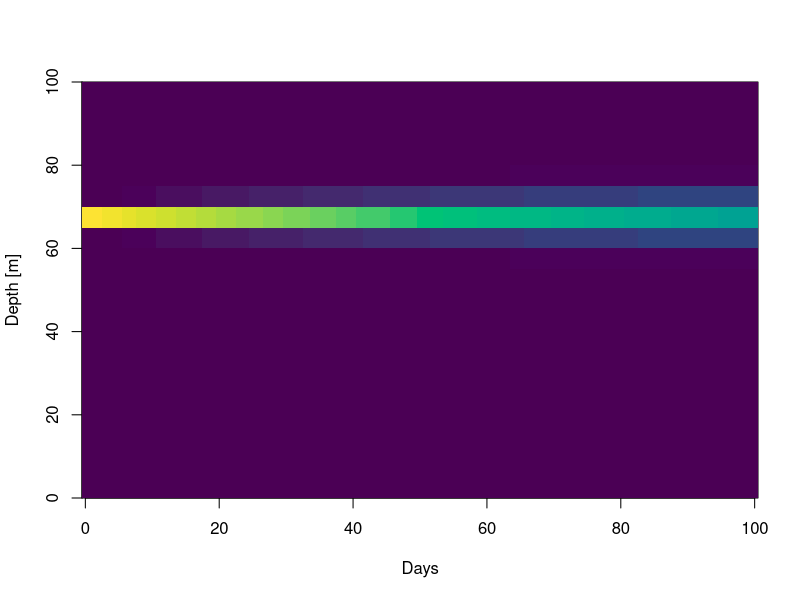

This chart was generated by the following R code:
#' ---
#' title: Numerical solution of advection-diffusion models
#' author: Léa Krejci
#' date: 5 February 2024
#' ---

#### Packages ####
library(deSolve)

##### Parameters #####
n <- 20
deltaZ <- 5
depth <- n*deltaZ

u <- 2 *0
D <- 0.1

##### Set up grid ####
z <- seq(deltaZ/2,depth-deltaZ/2,deltaZ)

##### Initial conditions #####
time <- seq(0,10,0.1)
phi <- rep(0,n) # set up phi0
phi[7] <- 10


##### Derivative function #####
derivative <- function(t, phi, params) {
  
  Ja <- rep(0, n+1)
  Jd <- rep(0, n+1)
  
  for(i in 2:n){
    Ja[i] <- u*phi[i-1]
    Jd[i] <- -D*(phi[i]-phi[i-1])/deltaZ
  }
  
  Ja[1] <- 0
  Ja[n+1] <- 0
  Jd[1] <- 0
  Jd[n+1] <- 0
  
  J <- Ja + Jd 
  
  dphidt <- seq(1,n,1)
  
  for (i in 1:n){
    dphidt[i] <- - (J[i+1]- J[i])/deltaZ
  }
  
  return(list(dphidt))
}

times <- seq(0,100,1)  

derivative.out <- ode(phi, times, derivative)
derivative.out


#levelplot(derivative.out)
par(mfrow = c(1,1))
image(x = times, y = z, derivative.out[,ncol(derivative.out):2], 
      ylab = "Depth [m]", xlab = "Days", col = hcl.colors(50, "viridis"))
